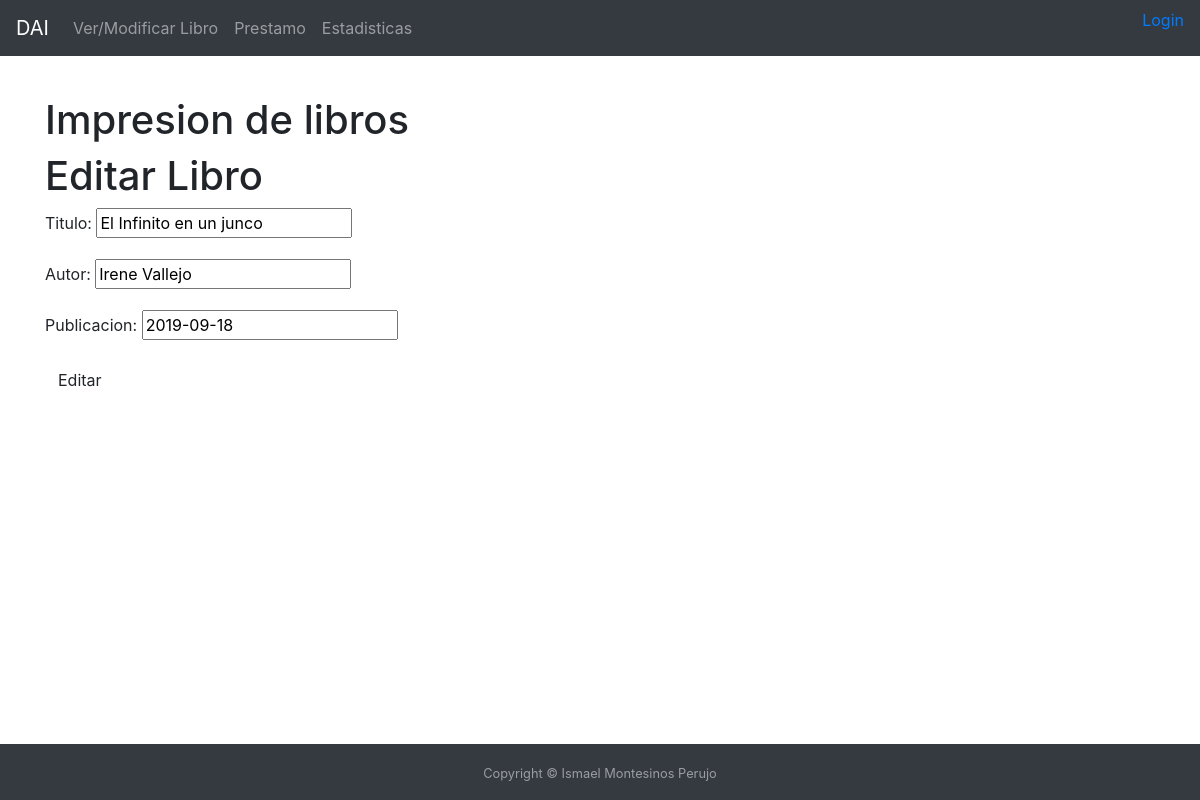
Page /update/27 on the committed database.
### mi_aplicacion/models.py (models this page shows, shortened)
class Libro(models.Model):
  titulo = models.CharField(max_length=200)
  autor  = models.CharField(max_length=100)
  publicacion = models.DateField()
  prestado = models.BooleanField(default=False)
  veces_prestado = models.IntegerField(default=0)

### mi_aplicacion/views.py (the view)
# urls.py: path('update/', views.update, name='update'),
def update(request,id):
	obj = Libro.objects.get(id=id)
	form = FormLibro(instance=obj)
	if request.method == "POST":
	    form = FormLibro(request.POST, instance=obj)
	    if form.is_valid():
	        form.save()
	    return redirect("edit_libro")
	return render(request, 'update.html', {'form': form})

### mi_aplicacion/forms.py
class FormLibro(forms.ModelForm):
    class Meta:
        model = Libro
        fields = ('titulo', 'autor','publicacion')

### mi_aplicacion/templates/update.html
{% extends "base.html" %}
{% block contenido %}
<h1> Impresion de libros </h1>
 		<h1>Editar Libro</h1>
		<form method="POST"> {% csrf_token %}
		{{ form.as_p }}
		<button type='submit' class="save btn btn-default"> Editar </button>
		</form>
{% endblock %}

### rows in the picture
Libro: titulo "El Infinito en un junco", autor "Irene Vallejo", publicacion "2019-09-18"
